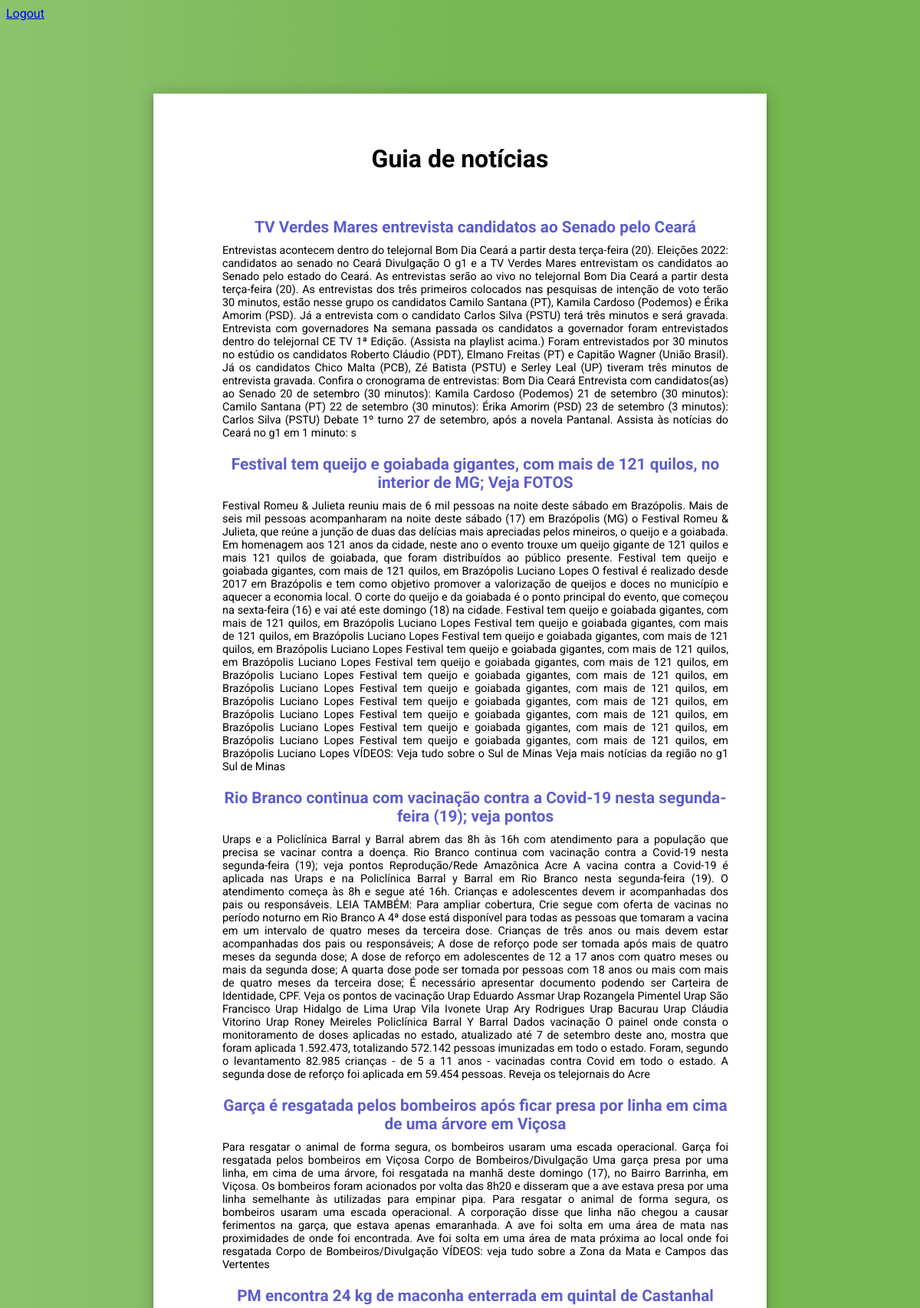
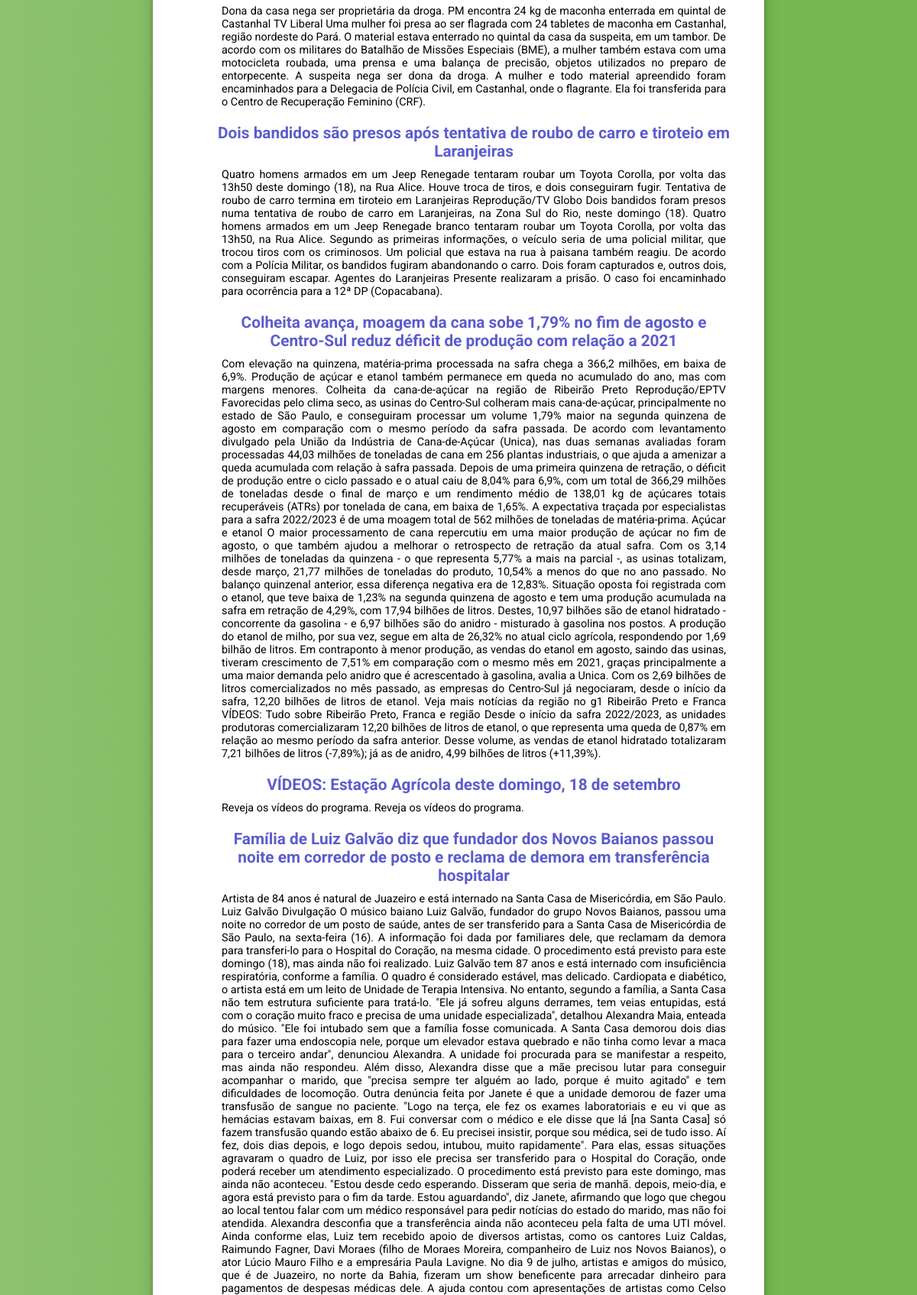
/news?page=2 (signed in, upper part), run on the app's committed database (2 pictures, top to bottom).
### tables this page shows
CREATE TABLE news (
                id INTEGER PRIMARY KEY AUTOINCREMENT,
                title TEXT,
                content TEXT,
                link TEXT
            );

### main.py (the view)
@app.route('/news')
def news():
    if session['user_id'] == 0:
        return redirect("/")
    else:
        page = request.args.get('page', 1, type=int)
        return render_template('news.html', data=db.get_news_paginated(session['user_id'], page), page=page)

### database/database_operations.py (called while the page is built)
def get_news_paginated(user_id, page=1):
    updated_conn = sqlite3.connect('database/feed.db', check_same_thread=False)
    updated_conn.row_factory = sqlite3.Row
    updated_cursor = conn.cursor()
    news_list = get_preferred_news(user_id, page, 20)
    print(news_list)
    updated_cursor.execute(news_list)
    news = updated_cursor.fetchall()
    formated_news = []
    if news is not None:
        for item in news:
            formated_news.append(
                {'title': item['title'], 'link': item['link'], 'content': item['content']})
    return formated_news

def check_page(page, page_size, news_list_size):
    if (page-1)*page_size >= news_list_size:
        return check_page(page-1, page_size, news_list_size)
    elif page*page_size > news_list_size:
        return [(page-1)*page_size if (page > 1) else 1, news_list_size-1]
    else:
        return [(page-1)*page_size if (page > 1) else 1, page*page_size-1]

### templates/news.html (shortened to what this page needs)
<!DOCTYPE html>
<html>
    <head>
        <link rel="stylesheet" type="text/css" href="../static/news.css" media="screen">
    </head>
    <body>
      <div class="logout">
        <a href="/logout">Logout</a>
      </div>
      <div class="login-page">
        <div class="form">
            <h1>Guia de notícias</h1>
            <ul>
            {% for item in data %}
            <a target="_blank" rel="noopener noreferrer" href={{item.link}} class="link">
                <h3 class="title_news" onclick="click_new('{{item.title}}')">{{item.title}}</h3>
                <p class="news-content">
                    {{item.content}}
                </p>
            </a>
            {% endfor %}
            </ul>
        </div>
      </div>
    </body>
</html>

### static/news.css (style rules this page uses)
.login-page { width: 800px; padding: 8% 0 0; margin: auto; }
.form { position: relative; z-index: 1; background: #ffffff; max-width: 800px; margin: 0 auto 100px; padding: 45px; text-align: center; box-shadow: 0 0 20px 0 rgba(0, 0, 0, 0.2), 0 5px 5px 0 rgba(0, 0, 0, 0.24); display: flex; flex-direction: column; justify-content: center; }
body { background: #76b852; background: rgb(141, 194, 111); background: linear-gradient( 90deg, rgba(141, 194, 111, 1) 0%, rgba(118, 184, 82, 1) 50% ); font-family: 'Roboto', sans-serif; -webkit-font-smoothing: antialiased; -moz-osx-font-smoothing: grayscale; }
.title_news { font-size: 1.3rem; color: rgb(92, 92, 206); text-align: center; margin-top: 20px; margin-bottom: 10px; cursor: pointer; }
.news-content { color: #000000; text-decoration: none; font-size: 0.9rem; text-align: justify; margin: 5px; }
.link { text-decoration: none; cursor: default; }

### data on the page
news: title "TV Verdes Mares entrevista candidatos ao Senado pelo Ceará", content "Entrevistas acontecem dentro do telejornal Bom Dia Ceará a partir desta terça-feira (20). Eleições 2022: candidatos ao senado no Ceará Divulgação O g1 e a TV Verdes Mares entrevistam os candidatos ao Senado pelo estado do Ceará. As entrevistas serão ao vivo no telejornal Bom Dia Ceará a partir desta terça-feira (20). As entrevistas dos três primeiros colocados nas pesquisas de intenção de voto terão 30 minutos, estão nesse grupo os candidatos Camilo Santana (PT), Kamila Cardoso (Podemos) e Érika Amorim (PSD). Já a entrevista com o candidato Carlos Silva (PSTU) terá três minutos e será gravada. Entrevista com governadores Na semana passada os candidatos a governador foram entrevistados…"
news: title "Festival tem queijo e goiabada gigantes, com mais de 121 quilos, no interior de MG; Veja FOTOS", content "Festival Romeu & Julieta reuniu mais de 6 mil pessoas na noite deste sábado em Brazópolis. Mais de seis mil pessoas acompanharam na noite deste sábado (17) em Brazópolis (MG) o Festival Romeu & Julieta, que reúne a junção de duas das delícias mais apreciadas pelos mineiros, o queijo e a goiabada. Em homenagem aos 121 anos da cidade, neste ano o evento trouxe um queijo gigante de 121 quilos e mais 121 quilos de goiabada, que foram distribuídos ao público presente. Festival tem queijo e goiabada gigantes, com mais de 121 quilos, em Brazópolis Luciano Lopes O festival é realizado desde 2017 em Brazópolis e tem como objetivo promover a valorização de queijos e doces no município e aquecer a…"
news: title "Rio Branco continua com vacinação contra a Covid-19 nesta segunda-feira (19); veja pontos", content "Uraps e a Policlínica Barral y Barral abrem das 8h às 16h com atendimento para a população que precisa se vacinar contra a doença. Rio Branco continua com vacinação contra a Covid-19 nesta segunda-feira (19); veja pontos Reprodução/Rede Amazônica Acre A vacina contra a Covid-19 é aplicada nas Uraps e na Policlínica Barral y Barral em Rio Branco nesta segunda-feira (19). O atendimento começa às 8h e segue até 16h. Crianças e adolescentes devem ir acompanhadas dos pais ou responsáveis. LEIA TAMBÉM: Para ampliar cobertura, Crie segue com oferta de vacinas no período noturno em Rio Branco A 4ª dose está disponível para todas as pessoas que tomaram a vacina em um intervalo de quatro meses da…"
news: title "Garça é resgatada pelos bombeiros após ficar presa por linha em cima de uma árvore em Viçosa", content "Para resgatar o animal de forma segura, os bombeiros usaram uma escada operacional. Garça foi resgatada pelos bombeiros em Viçosa Corpo de Bombeiros/Divulgação Uma garça presa por uma linha, em cima de uma árvore, foi resgatada na manhã deste domingo (17), no Bairro Barrinha, em Viçosa. Os bombeiros foram acionados por volta das 8h20 e disseram que a ave estava presa por uma linha semelhante às utilizadas para empinar pipa. Para resgatar o animal de forma segura, os bombeiros usaram uma escada operacional. A corporação disse que linha não chegou a causar ferimentos na garça, que estava apenas emaranhada. A ave foi solta em uma área de mata nas proximidades de onde foi encontrada. Ave foi…"
news: title "PM encontra 24 kg de maconha enterrada em quintal de Castanhal", content "Dona da casa nega ser proprietária da droga. PM encontra 24 kg de maconha enterrada em quintal de Castanhal TV Liberal Uma mulher foi presa ao ser flagrada com 24 tabletes de maconha em Castanhal, região nordeste do Pará. O material estava enterrado no quintal da casa da suspeita, em um tambor. De acordo com os militares do Batalhão de Missões Especiais (BME), a mulher também estava com uma motocicleta roubada, uma prensa e uma balança de precisão, objetos utilizados no preparo de entorpecente. A suspeita nega ser dona da droga. A mulher e todo material apreendido foram encaminhados para a Delegacia de Polícia Civil, em Castanhal, onde o flagrante. Ela foi transferida para o Centro de…"
news: title "Dois bandidos são presos após tentativa de roubo de carro e tiroteio em Laranjeiras", content "Quatro homens armados em um Jeep Renegade tentaram roubar um Toyota Corolla, por volta das 13h50 deste domingo (18), na Rua Alice. Houve troca de tiros, e dois conseguiram fugir. Tentativa de roubo de carro termina em tiroteio em Laranjeiras Reprodução/TV Globo Dois bandidos foram presos numa tentativa de roubo de carro em Laranjeiras, na Zona Sul do Rio, neste domingo (18). Quatro homens armados em um Jeep Renegade branco tentaram roubar um Toyota Corolla, por volta das 13h50, na Rua Alice. Segundo as primeiras informações, o veículo seria de uma policial militar, que trocou tiros com os criminosos. Um policial que estava na rua à paisana também reagiu. De acordo com a Polícia Militar, os…"
news: title "Colheita avança, moagem da cana sobe 1,79% no fim de agosto e Centro-Sul reduz déficit de produção com relação a 2021", content "Com elevação na quinzena, matéria-prima processada na safra chega a 366,2 milhões, em baixa de 6,9%. Produção de açúcar e etanol também permanece em queda no acumulado do ano, mas com margens menores. Colheita da cana-de-açúcar na região de Ribeirão Preto Reprodução/EPTV Favorecidas pelo clima seco, as usinas do Centro-Sul colheram mais cana-de-açúcar, principalmente no estado de São Paulo, e conseguiram processar um volume 1,79% maior na segunda quinzena de agosto em comparação com o mesmo período da safra passada. De acordo com levantamento divulgado pela União da Indústria de Cana-de-Açúcar (Unica), nas duas semanas avaliadas foram processadas 44,03 milhões de toneladas de cana em 256…"
news: title "VÍDEOS: Estação Agrícola deste domingo, 18 de setembro", content "Reveja os vídeos do programa. Reveja os vídeos do programa."
news: title "Família de Luiz Galvão diz que fundador dos Novos Baianos passou noite em corredor de posto e reclama de demora em transferência hospitalar"
